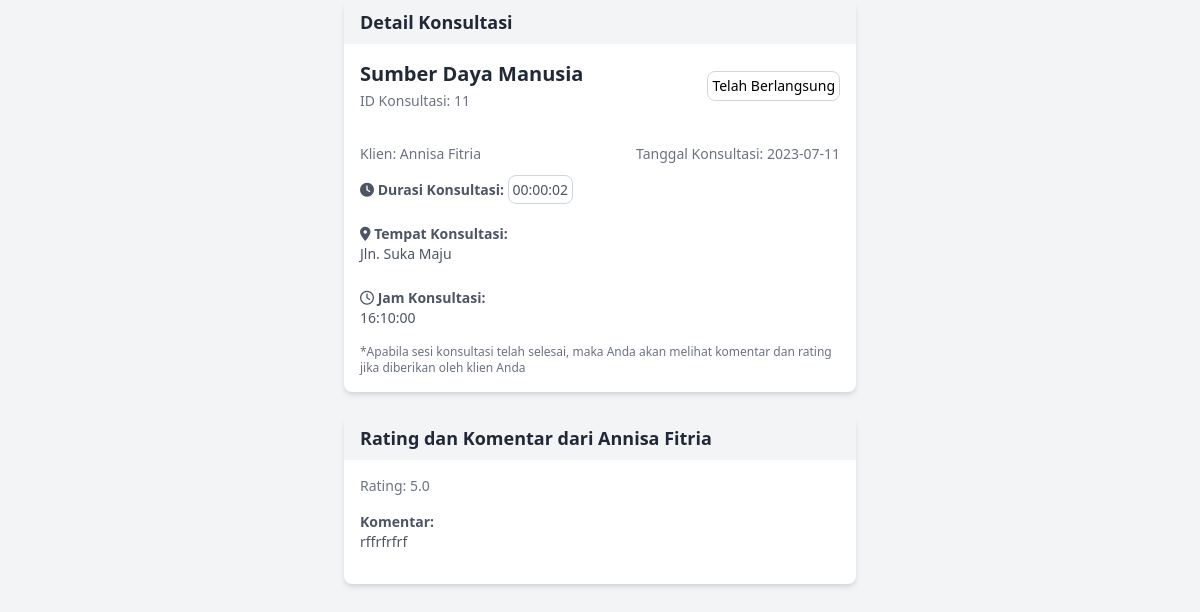
Page /public/konsultan/view_detail_konsultasi.php?idkonsultasi=11 (signed in) on the committed database.
### tables this page shows
CREATE TABLE `konsultasi` (
  `id_konsultasi` int(11) NOT NULL,
  `id_konsultan` int(11) DEFAULT NULL,
  `id_umkm` int(11) DEFAULT NULL,
  `tanggal_konsultasi` date DEFAULT NULL,
  `topik_konsultasi` varchar(255) DEFAULT NULL,
  `durasi_konsultasi` time DEFAULT NULL,
  `hasil_konsultasi` text DEFAULT NULL,
  `status_konsultasi` varchar(50) DEFAULT NULL,
  `catatan` text DEFAULT NULL,
  `rating` decimal(2,1) DEFAULT NULL,
  `tanggal_rating` date DEFAULT NULL,
  `komentar` text DEFAULT NULL,
  `jam_konsultasi` time NOT NULL,
  `tempat_konsultasi` text NOT NULL
);

CREATE TABLE `umkm` (
  `id_umkm` int(11) NOT NULL,
  `nama` varchar(255) DEFAULT NULL,
  `alamat` varchar(255) DEFAULT NULL,
  `kontak` varchar(20) DEFAULT NULL,
  `email` varchar(255) DEFAULT NULL,
  `informasi_bisnis` text DEFAULT NULL,
  `pw_umkm` varchar(255) DEFAULT NULL,
  `foto_profil` varchar(255) DEFAULT NULL,
  `kota_umkm` varchar(255) NOT NULL
);

### function/functions.php (called while the page is built, shortened)
<?php
    $servername = "localhost";
    $username = "root";
    $password = "";
    $dbname = "rizkiku";
    $conn = new mysqli($servername, $username, $password, $dbname);
function getDataKonsultasi($id_konsultasi) {
    global $conn;
    $sql = "SELECT * FROM konsultasi WHERE id_konsultasi = '$id_konsultasi'";
    $result = $conn->query($sql);
    if ($result->num_rows > 0) {
        $konsultasi = $result->fetch_assoc();
        return $konsultasi;
    } else {
        return null;
    }
}
function getDataUMKM($id_umkm) {
    global $conn;
    $sql = "SELECT * FROM umkm WHERE id_umkm = ?";
    $stmt = $conn->prepare($sql);
    $stmt->bind_param("s", $id_umkm);
    $stmt->execute();
    $result = $stmt->get_result();
    if ($result->num_rows > 0) {
        $umkmData = $result->fetch_assoc();
        return $umkmData;
    } else {
        return null;
    }
}
?>

### public/konsultan/view_detail_konsultasi.php (the view, shortened to what this page needs)
<?php
require '../../function/functions.php';
?>
<!DOCTYPE html>
<html lang="en">
<head>
    <link rel="stylesheet" href="https://cdnjs.cloudflare.com/ajax/libs/font-awesome/6.0.0-beta3/css/all.min.css">
    <link href="https://cdn.jsdelivr.net/npm/tailwindcss@2.2.16/dist/tailwind.min.css" rel="stylesheet">
</head>
<body class="bg-gray-100">
<?php
$id_konsultasi = $_GET['idkonsultasi'];
$konsultasi = getDataKonsultasi($id_konsultasi);
if ($konsultasi) {
    $id_konsultasi = $konsultasi['id_konsultasi'];
    $id_umkm = $konsultasi['id_umkm'];
    $tanggal_konsultasi = $konsultasi['tanggal_konsultasi'];
    $topik_konsultasi = $konsultasi['topik_konsultasi'];
    $durasi_konsultasi = $konsultasi['durasi_konsultasi'];
    $status_konsultasi = $konsultasi['status_konsultasi'];
    $rating = $konsultasi['rating'];
    $komentar = $konsultasi['komentar'];
    $jam_konsultasi = $konsultasi['jam_konsultasi'];
    $tempat_konsultasi = $konsultasi['tempat_konsultasi'];
    $umkm = getDataUMKM($id_umkm);
    if ($umkm) {
        $nama_umkm = $umkm['nama'];
        echo '
        <div class="max-w-lg mx-auto bg-white rounded-lg shadow-md overflow-hidden">
            <div class="px-4 py-2 bg-gray-100">
                <h2 class="text-lg font-semibold text-gray-800">Detail Konsultasi</h2>
            </div>
            <div class="p-4 flex items-center justify-between">
                <div>
                    <h3 class="text-xl font-semibold text-gray-800">' . $topik_konsultasi . '</h3>
                    <span class="text-sm font-medium text-gray-500">ID Konsultasi: ' . $id_konsultasi . '</span>
                </div>
                <div>
                    <p class="text-sm font-medium  rounded-lg border border-gray-300 p-1"';
        if ($status_konsultasi == "akan berlangsung") {
            echo 'text-red-400';
        } elseif ($status_konsultasi == "Sedang Berlangsung") {
            echo 'text-blue-500';
        } elseif ($status_konsultasi == "Telah Berlangsung") {
            echo 'text-green-500';
        }
        echo '">' . $status_konsultasi . '</p>
                </div>
            </div>
            <div class="p-4">
                <div class="flex items-center justify-between mb-4">
                    <span class="text-sm font-medium text-gray-500">Klien: ' . $nama_umkm . '</span>
                    <span class="text-sm font-medium text-gray-500">Tanggal Konsultasi: ' . $tanggal_konsultasi . '</span>
                </div>
                <div class="mb-4">
                <p class="text-sm text-gray-600"><i class="fas fa-clock"></i> <b>Durasi Konsultasi:</b> <span class = "rounded-lg border border-gray-300 p-1">' . $durasi_konsultasi . '</span></p><br>
                <p class="text-sm text-gray-600"><i class="fas fa-map-marker-alt"></i> <b>Tempat Konsultasi:</b> <br>' . $tempat_konsultasi . '</p><br>
                <p class="text-sm text-gray-600"><i class="far fa-clock"></i> <b>Jam Konsultasi:</b><br> ' . $jam_konsultasi . '</p>
            </div>
                <div class="mt-4">
                    <p class="text-xs text-gray-500">*Apabila sesi konsultasi telah selesai, maka Anda akan melihat komentar dan rating jika diberikan oleh klien Anda</p>
                </div>
            </div>
        </div>
        <br>
        <div class="max-w-lg mx-auto bg-white rounded-lg shadow-md overflow-hidden">
        <div class="px-4 py-2 bg-gray-100">
            <h2 class="text-lg font-semibold text-gray-800">Rating dan Komentar dari <b> '. $nama_umkm .' </b> </h2>
        </div>
        <div class="p-4">
        <div class="flex items-center justify-between mb-4">
            <span class="text-sm font-medium text-gray-500">Rating: ' . $rating . '</span>
        </div>
        <div class="mb-4">
            <p class="text-sm text-gray-600"><b>Komentar: </b><br>' . $komentar . '</p>
        </div>
    </div>
        </div>
        ';
    } else {
        echo '<p class="text-gray-500">Data UMKM tidak ditemukan.</p>';
    }
} else {
    echo '<p class="text-gray-500">Data konsultasi tidak ditemukan.</p>';
}
?>
</body>
</html>

### rows in the picture
konsultasi: topik_konsultasi "Sumber Daya Manusia", id_konsultasi "11", status_konsultasi "Telah Berlangsung", tanggal_konsultasi "2023-07-11", durasi_konsultasi "00:00:02", tempat_konsultasi "Jln. Suka Maju", jam_konsultasi "16:10:00", rating "5.0", komentar "rffrfrfrf"
umkm: nama "Annisa Fitria"
